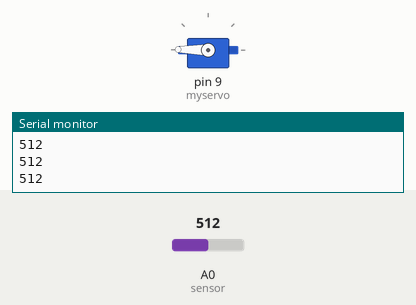
Simulated run of this sketch. Board: Arduino Uno, built with avr-gcc and run on an emulated ATmega328P. Shown: servo, the last lines printed to the serial monitor. Inputs (shaded band) come from the test bench; at power-on: A0 (sensor) = 512.

Above: at 6.2 s.
6.3 s: A0 (sensor) set to 315
7.8 s: A0 (sensor) set to 289
At 8.58 s:
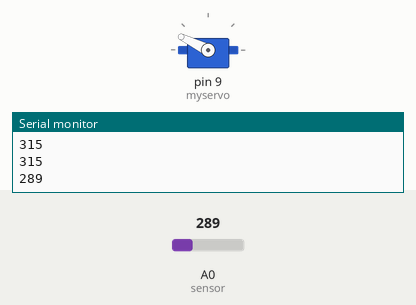
At 13.6 s:
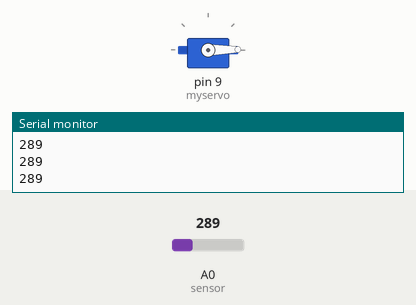
Timing chart, 0 to 15.1 s (numbered marks = the images above; inputs shaded):
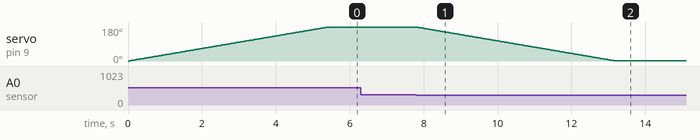

Measured:
- the behaviour switches between 301 and 300 on A0 (sensor) (found by bisection; images 0 and 1)
- after the input at 7.8 s, servo on pin 9 (myservo): moves from 179° to 1° over 5.3 s, starting at once

The sketch:

sketch_page_turner.ino
```cpp
#include <Servo.h>

Servo myservo;
int sensor = 0;
int val;

float sensorReduced = 0;

int state = 0;


void setup() {
 myservo.attach(9);
 Serial.begin (9600);
}

void loop() {

  val = analogRead(sensor);
  Serial.println(val);

   if (val > 300) {
   if (state == 0){
    state = 1;
    for (int x = 0; x < 180; x ++) {
    myservo.write(x);
     delay(30);
   }
}
}else {
  if (state == 1) {
    state = 0;
    for (int x = 179; x> 0; x --) {
      myservo.write(x);
      delay(30);
    }
  }
}
}
```
